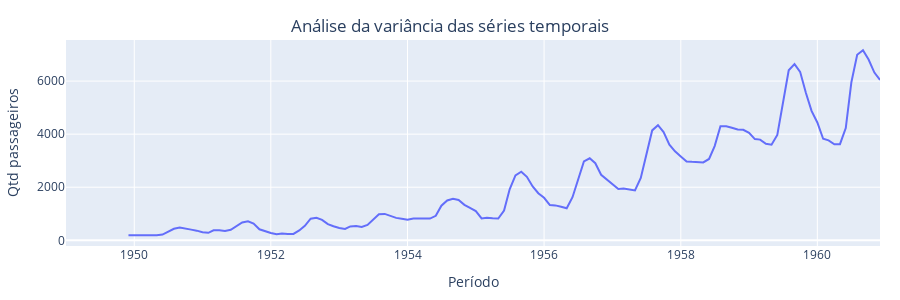

This figure's notebook cell:
### Markdown cell above
##### Variância em função do tempo:
- A variância também varia rapidamente em função do tempo;
- Característica de uma série não estacionária.

### Code cell
fig = px.line(
    df_air.set_index('Período')['Qtd passageiros'].rolling(12).var().reset_index().sort_values(by='Período'),
    x='Período',
    y='Qtd passageiros',
    labels={
        'value': 'Média da carga total',
        'variable': 'Trecho',
        'Data_hora': 'Data/hora'
    },
)
fig.update_yaxes(showticklabels=True)
fig.update_layout(
    barmode="group",
    showlegend=True,
    title={
        'text': 'Análise da variância das séries temporais',
        'x': 0.5,
        'xanchor': 'center',
        'yanchor': 'top',
    },
    height=300,
    width=900,
    margin={
        'l': 20,
        'r': 20,
        't': 40,
        'b': 20
    },
)
fig.show()

### Figure 1 — Plotly figure (JSON) as saved in the notebook; plotly's stock layout.template omitted (floating-point values rounded to 4 significant figures; data arrays with more than 128 entries replaced by an {"elided": "..."} marker saying what was removed)
{"data": [{"hovertemplate": "Período=%{x}<br>Qtd passageiros=%{y}<extra></extra>", "legendgroup": "", "line": {"color": "#636efa", "dash": "solid"}, "marker": {"symbol": "circle"}, "mode": "lines", "name": "", "orientation": "v", "showlegend": false, "type": "scatter", "x": {"elided": "144 str values"}, "xaxis": "x", "y": {"elided": "144 float values"}, "yaxis": "y"}], "layout": {"barmode": "group", "height": 300, "legend": {"tracegroupgap": 0}, "margin": {"b": 20, "l": 20, "r": 20, "t": 40}, "showlegend": true, "title": {"text": "Análise da variância das séries temporais", "x": 0.5, "xanchor": "center", "yanchor": "top"}, "width": 900, "xaxis": {"anchor": "y", "domain": [0, 1], "title": {"text": "Período"}}, "yaxis": {"anchor": "x", "domain": [0, 1], "showticklabels": true, "title": {"text": "Qtd passageiros"}}}}
